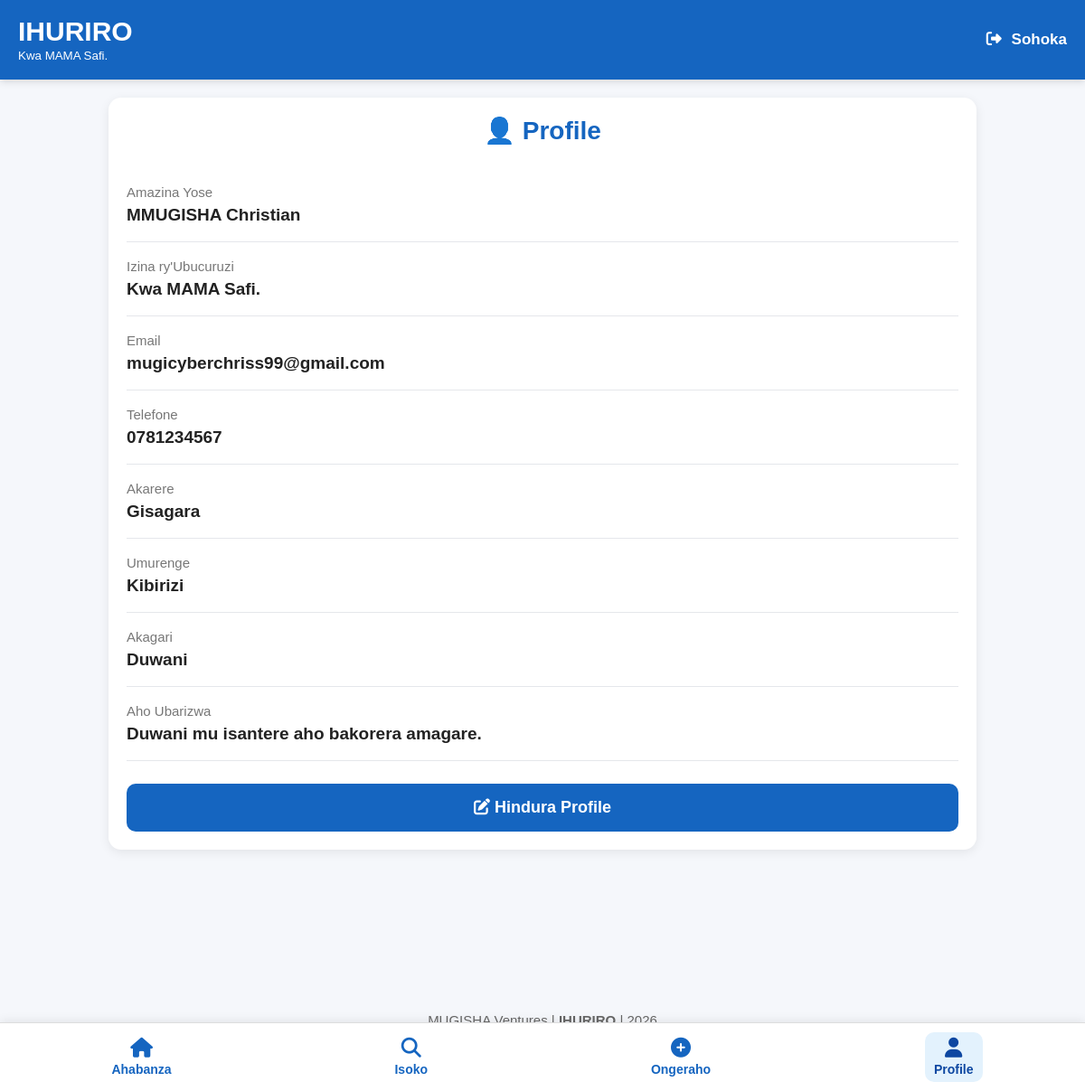
Page /profile/profile.php (signed in) on the committed database.
### tables this page shows
CREATE TABLE `users` (
  `id` int(10) UNSIGNED NOT NULL,
  `full_name` varchar(100) NOT NULL,
  `username` varchar(50) DEFAULT NULL,
  `email` varchar(100) NOT NULL,
  `phone` varchar(20) NOT NULL,
  `district` varchar(100) NOT NULL,
  `sector` varchar(100) NOT NULL,
  `cell` varchar(100) NOT NULL,
  `address_description` varchar(255) DEFAULT NULL,
  `password` varchar(255) NOT NULL,
  `created_at` timestamp NOT NULL DEFAULT current_timestamp(),
  `updated_at` timestamp NOT NULL DEFAULT current_timestamp() ON UPDATE current_timestamp()
);

### profile/profile.php (the view, shortened to what this page needs)
<?php
require_once '../config/database.php';
$stmt = $pdo->prepare("SELECT * FROM users WHERE id = :id LIMIT 1");
$stmt->execute([
    ':id' => $_SESSION['user_id']
]);
$user = $stmt->fetch(PDO::FETCH_ASSOC);
require_once '../includes/header.php';
require_once '../includes/navbar.php';
?>
<link rel="stylesheet" href="../assets/css/profile.css">
<main class="container">
    <section class="card">
        <h2>👤 Profile</h2>
        <div class="profile-item">
            <span class="label">Amazina Yose</span>
            <span class="value"><?= htmlspecialchars($user['full_name']) ?></span>
        </div>
        <div class="profile-item">
            <span class="label">Izina ry'Ubucuruzi</span>
            <span class="value"><?= htmlspecialchars($user['username']) ?></span>
        </div>
        <div class="profile-item">
            <span class="label">Email</span>
            <span class="value"><?= htmlspecialchars($user['email']) ?></span>
        </div>
        <div class="profile-item">
            <span class="label">Telefone</span>
            <span class="value"><?= htmlspecialchars($user['phone']) ?></span>
        </div>
        <div class="profile-item">
            <span class="label">Akarere</span>
            <span class="value"><?= htmlspecialchars($user['district']) ?></span>
        </div>
        <div class="profile-item">
            <span class="label">Umurenge</span>
            <span class="value"><?= htmlspecialchars($user['sector']) ?></span>
        </div>
        <div class="profile-item">
            <span class="label">Akagari</span>
            <span class="value"><?= htmlspecialchars($user['cell']) ?></span>
        </div>
        <div class="profile-item">
            <span class="label">Aho Ubarizwa</span>
            <span class="value">
                <?= htmlspecialchars($user['address_description']) ?>
            </span>
        </div>
        <a href="edit.php" class="btn">
            <i class="fa-solid fa-pen-to-square"></i>
            Hindura Profile
        </a>
    </section>
</main>
<?php require_once '../includes/footer.php'; ?>

### assets/css/dashboard.css (style rules this page uses)
* { margin:0; padding:0; box-sizing:border-box; font-family:Arial, Helvetica, sans-serif; }
body { background:#F5F7FB; color:#222; }
.container { max-width:700px; margin:auto; padding:20px; padding-bottom:160px; }
.card { background:white; border-radius:14px; padding:20px; margin-bottom:20px; box-shadow:0 3px 12px rgba(0,0,0,.08); }
.card h2 { font-size:28px; margin-bottom:12px; }
.btn { display:block; width:100%; border:none; background:#1565C0; color:white; text-align:center; text-decoration:none; padding:16px; border-radius:10px; font-size:18px; font-weight:bold; cursor:pointer; transition:.3s; }
@media (min-width:768px) { .container { max-width:850px; } }
@media (min-width:1200px) { .container { max-width:1000px; } }

### assets/css/profile.css (style rules this page uses)
.card h2 { text-align:center; color:#1565C0; margin-bottom:25px; }
.profile-item { display:flex; flex-direction:column; padding:18px 0; border-bottom:1px solid #E5E7EB; }
.label { font-size:15px; color:#777; margin-bottom:6px; }
.value { font-size:19px; font-weight:600; color:#222; word-break:break-word; }
.btn { margin-top:25px; }

### rows in the picture
users: full_name "MMUGISHA Christian", username "Kwa MAMA Safi.", email "mugicyberchriss99@gmail.com", phone "0781234567", district "Gisagara", sector "Kibirizi", cell "Duwani", address_description "Duwani mu isantere aho bakorera amagare."

### other values in the picture
$displayName "Kwa MAMA Safi."
